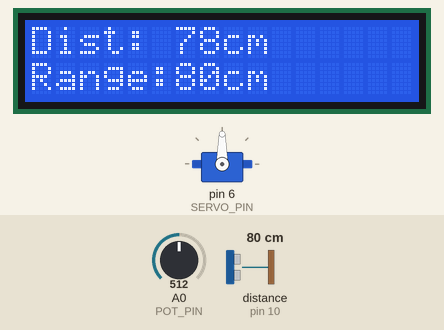
A sketch run on a simulated Arduino Uno, built with avr-gcc and run on an emulated ATmega328P. Shown: servo, 16×2 character LCD. Wiring (inferred from the names in the program): ultrasonic range finder: trigger pin 9; echo pin 10. The test bench sets the inputs (shaded band); at power-on: distance to the obstacle (sensor on pin 10) 80 cm, A0 (POT_PIN) = 512. The echo pulse lasts 58.3 µs per cm.

Above: at 2.7 s.
2.8 s: distance to the obstacle (sensor on pin 10) set to 88 cm
At 3.6 s:
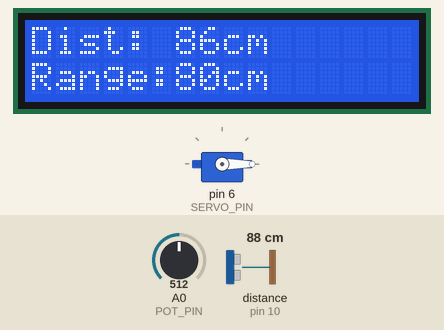
4.3 s: A0 (POT_PIN) set to 548
At 5.3 s:
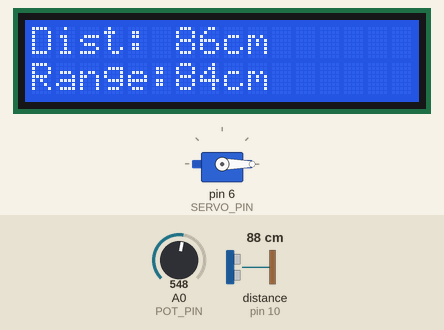
6.0 s: A0 (POT_PIN) set to 563
At 7.1 s:
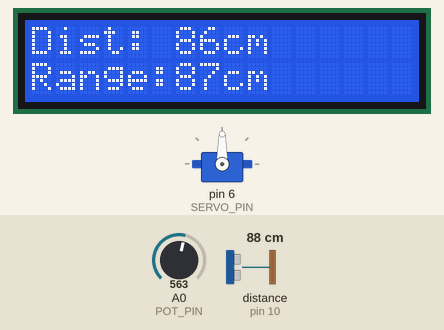
7.6 s: distance to the obstacle (sensor on pin 10) set to 2 cm
At 8.1 s:
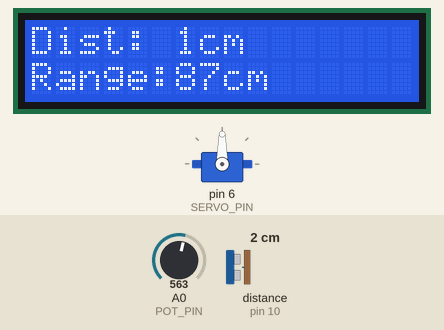
9.1 s: A0 (POT_PIN) set to 716
At 10.2 s:
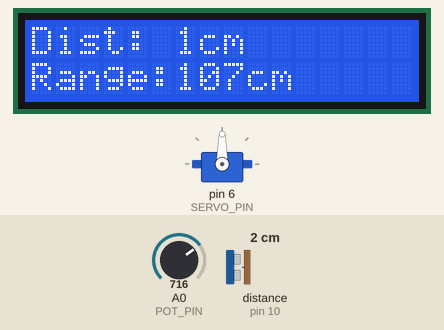
10.9 s: distance to the obstacle (sensor on pin 10) set to 4 cm
At 12.2 s:
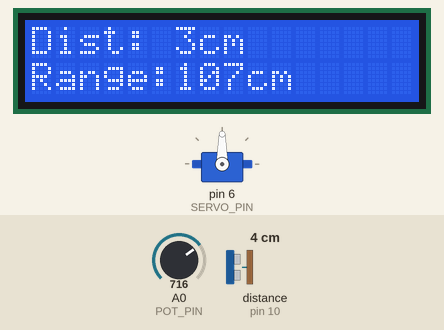
Timing chart, 0 to 13.4 s (numbered marks = the images above; inputs shaded):
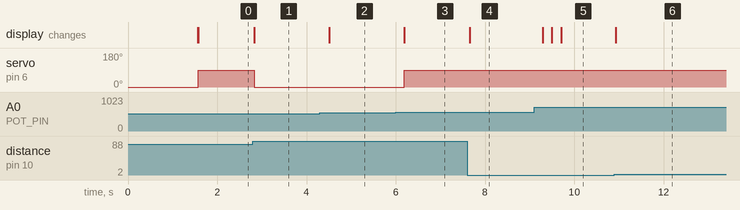

Measured:
- the behaviour switches between 82 and 83 cm on distance to the obstacle (sensor on pin 10) (found by bisection; images 0 and 1)
- the behaviour switches between 555 and 556 on A0 (POT_PIN) (found by bisection; images 2 and 3)
- after the input at 2.8 s, servo on pin 6 (SERVO_PIN): 90° → 0° at once; the display: changes at once (image 1)
- after the input at 4.3 s, the display: changes after 0.21 s (image 2)
- after the input at 6.0 s, servo on pin 6 (SERVO_PIN): 0° → 90° after 0.19 s; the display: changes after 0.19 s (image 3)
- after the input at 7.6 s, the display: changes after 0.06 s (image 4)
- after the input at 9.1 s, the display: changes after 0.19 s (image 5)
- after the input at 10.9 s, the display: changes at once (image 6)

The sketch:

question_4_mechatronics1.ino
```cpp
#include <Servo.h>
#include <LiquidCrystal.h>

//  Pin Definitions
#define TRIG_PIN     9
#define ECHO_PIN     10
#define SERVO_PIN    6
#define POT_PIN      A0

LiquidCrystal lcd(12, 11, 5, 4, 3, 2);
Servo barrierServo;

bool barrierOpen = false;

long measureDistance() {
  digitalWrite(TRIG_PIN, LOW);
  delayMicroseconds(2);
  digitalWrite(TRIG_PIN, HIGH);
  delayMicroseconds(10);
  digitalWrite(TRIG_PIN, LOW);

  long duration = pulseIn(ECHO_PIN, HIGH, 30000);
  if (duration == 0) return 999;
  return duration * 0.034 / 2;
}

void setup() {
  pinMode(TRIG_PIN, OUTPUT);
  pinMode(ECHO_PIN, INPUT);

  barrierServo.attach(SERVO_PIN);
  barrierServo.write(0);  // closed at 3 o'clock

  lcd.begin(16, 2);
  lcd.print("Car Park System");
  delay(1500);
  lcd.clear();
}

void loop() {
  int potValue = analogRead(POT_PIN);
  int setRange = map(potValue, 0, 1023, 10, 150);

  long distance = measureDistance();

  lcd.setCursor(0, 0);
  lcd.print("Dist: ");
  if (distance >= 999) {
    lcd.print("---   ");
  } else {
    lcd.print(distance);
    lcd.print("cm    ");
  }

  lcd.setCursor(0, 1);
  lcd.print("Range:");
  lcd.print(setRange);
  lcd.print("cm    ");

  if (distance <= setRange && distance < 999) {
    if (!barrierOpen) {
      barrierServo.write(90);   // open — lifts to 12 o'clock
      barrierOpen = true;
    }
  } else {
    if (barrierOpen) {
      barrierServo.write(0);  // close — drops to 3 o'clock
      barrierOpen = false;
    }
  }

  delay(200);
}
```
